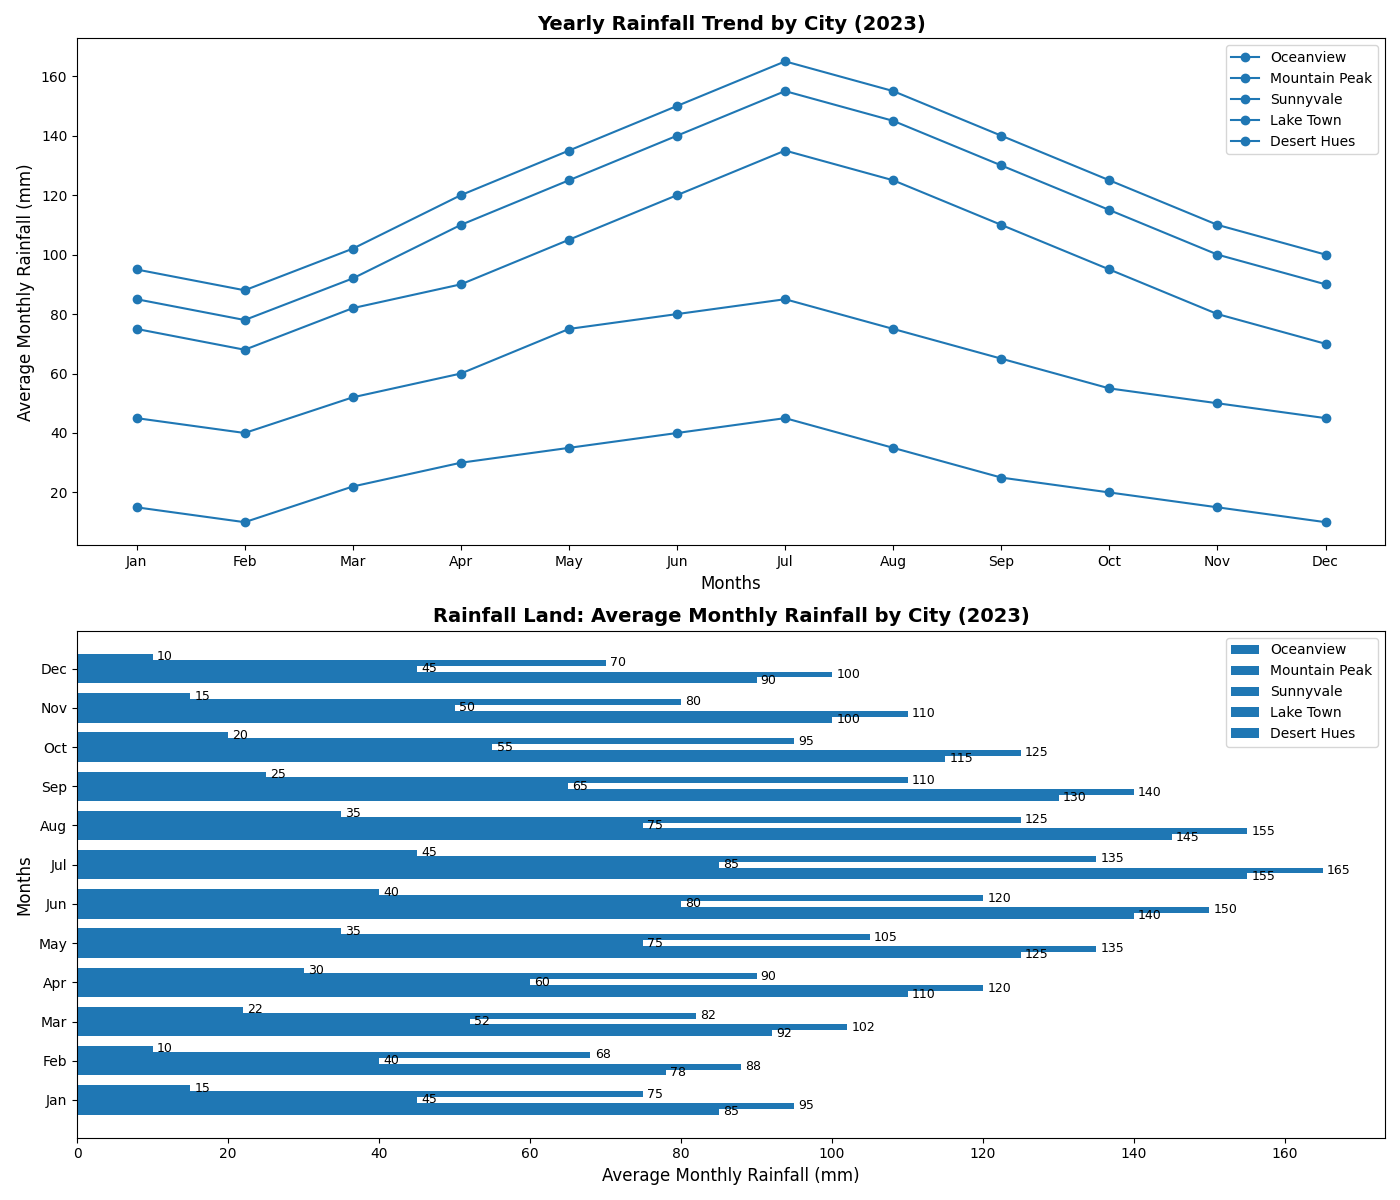

Source code (Python):
import matplotlib.pyplot as plt
import numpy as np

cities = ['Oceanview', 'Mountain Peak', 'Sunnyvale', 'Lake Town', 'Desert Hues']
rainfall_data = [
    [85, 78, 92, 110, 125, 140, 155, 145, 130, 115, 100, 90],  # Oceanview
    [95, 88, 102, 120, 135, 150, 165, 155, 140, 125, 110, 100],  # Mountain Peak
    [45, 40, 52, 60, 75, 80, 85, 75, 65, 55, 50, 45],  # Sunnyvale
    [75, 68, 82, 90, 105, 120, 135, 125, 110, 95, 80, 70],  # Lake Town
    [15, 10, 22, 30, 35, 40, 45, 35, 25, 20, 15, 10],  # Desert Hues
]
months = ['Jan', 'Feb', 'Mar', 'Apr', 'May', 'Jun', 'Jul', 'Aug', 'Sep', 'Oct', 'Nov', 'Dec']
rainfall_data = np.array(rainfall_data)

fig, axs = plt.subplots(nrows=2, ncols=1, figsize=(14, 12))

bar_width = 0.15
y = np.arange(len(months))
color = '#1f77b4'

# Line plot
marker = 'o'
for i, city in enumerate(cities):
    axs[0].plot(months, rainfall_data[i], marker=marker, color=color, label=city)

axs[0].set_xlabel('Months', fontsize=12)
axs[0].set_ylabel('Average Monthly Rainfall (mm)', fontsize=12)
axs[0].set_title('Yearly Rainfall Trend by City (2023)', fontsize=14, fontweight='bold')
axs[0].legend(loc='best')

# Horizontal Bar plot
for i, city in enumerate(cities):
    bars = axs[1].barh(y + i * bar_width, rainfall_data[i], bar_width, label=city, color=color)
    for bar in bars:
        axs[1].annotate(f'{bar.get_width()}',
                        xy=(bar.get_width(), bar.get_y() + bar.get_height() / 2),
                        xytext=(3, 0), textcoords='offset points',
                        ha='left', va='center', fontsize=9)

axs[1].set_ylabel('Months', fontsize=12)
axs[1].set_xlabel('Average Monthly Rainfall (mm)', fontsize=12)
axs[1].set_title('Rainfall Land: Average Monthly Rainfall by City (2023)', fontsize=14, fontweight='bold')
axs[1].set_yticks(y + bar_width * (len(cities) / 2 - 0.5))
axs[1].set_yticklabels(months, fontsize=10)
axs[1].legend(loc='best')

plt.tight_layout()
plt.show()
